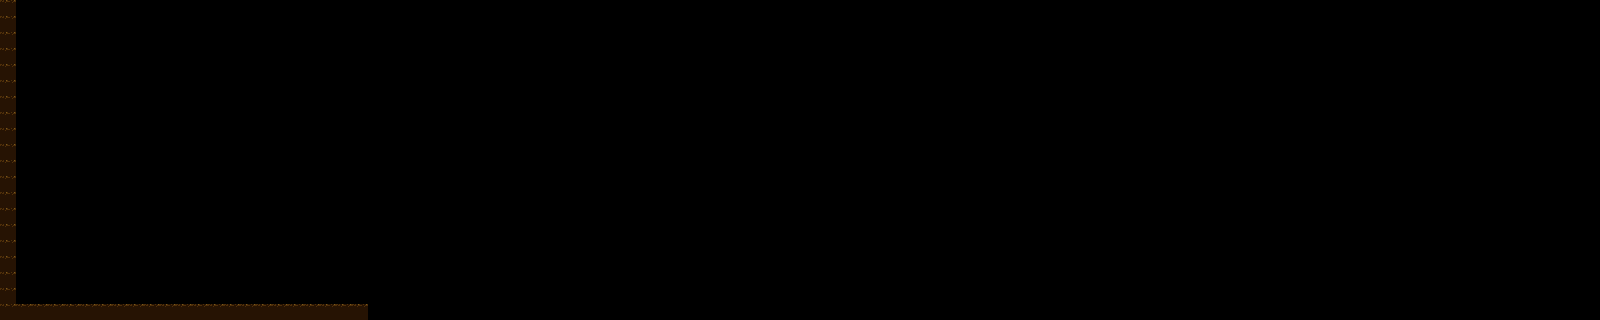

This is a level from a 2D game, rendered from its Tiled map with the project's own tilesets. A one-line summary and the map file follow, with tile-layer data summarised:
An orthogonal 100x20 tile map with 16x16 px tiles, 1 tile layer (tiles) and 1 object (start).

<map version="1.0" orientation="orthogonal" renderorder="right-down" width="100" height="20" tilewidth="16" tileheight="16" nextobjectid="2">
 <tileset firstgid="1" name="tileset" tilewidth="16" tileheight="16" tilecount="400">
  <image source="tileset.png" width="320" height="320" />
 </tileset>
 <layer name="tiles" width="100" height="20">
  <data>[2000 cells, 42 non-empty, 1 distinct tile ids]</data>
 </layer>
 <objectgroup name="objects">
  <object id="1" name="start" x="46" y="228" width="19" height="16">
   <ellipse />
  </object>
 </objectgroup>
</map>
